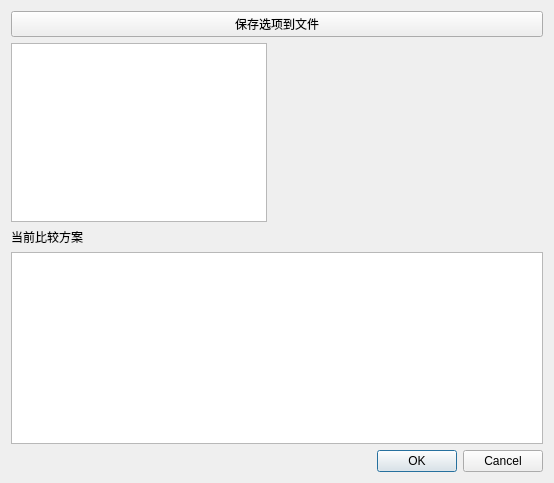
<?xml version="1.0" encoding="UTF-8"?>
<ui version="4.0">
 <class>SelDispCombo</class>
 <widget class="QDialog" name="SelDispCombo">
  <property name="geometry">
   <rect>
    <x>0</x>
    <y>0</y>
    <width>554</width>
    <height>483</height>
   </rect>
  </property>
  <property name="sizePolicy">
   <sizepolicy hsizetype="Expanding" vsizetype="Expanding">
    <horstretch>0</horstretch>
    <verstretch>0</verstretch>
   </sizepolicy>
  </property>
  <property name="windowTitle">
   <string>Dialog</string>
  </property>
  <layout class="QVBoxLayout" name="verticalLayout_2">
   <item>
    <widget class="QPushButton" name="mSaveToFileBtn">
     <property name="text">
      <string>保存选项到文件</string>
     </property>
    </widget>
   </item>
   <item>
    <layout class="QVBoxLayout" name="verticalLayout">
     <item>
      <layout class="QHBoxLayout" name="horizontalLayout">
       <item>
        <widget class="QListWidget" name="mParaListWidget">
         <property name="sizePolicy">
          <sizepolicy hsizetype="Minimum" vsizetype="Expanding">
           <horstretch>0</horstretch>
           <verstretch>0</verstretch>
          </sizepolicy>
         </property>
        </widget>
       </item>
       <item>
        <widget class="QStackedWidget" name="mStackedWidget">
         <property name="sizePolicy">
          <sizepolicy hsizetype="Expanding" vsizetype="Expanding">
           <horstretch>0</horstretch>
           <verstretch>0</verstretch>
          </sizepolicy>
         </property>
        </widget>
       </item>
      </layout>
     </item>
     <item>
      <widget class="QLabel" name="label">
       <property name="text">
        <string>当前比较方案</string>
       </property>
      </widget>
     </item>
     <item>
      <widget class="QListWidget" name="mSelectedSchemeWidget">
       <property name="sizePolicy">
        <sizepolicy hsizetype="Expanding" vsizetype="Minimum">
         <horstretch>0</horstretch>
         <verstretch>0</verstretch>
        </sizepolicy>
       </property>
      </widget>
     </item>
     <item>
      <widget class="QDialogButtonBox" name="buttonBox">
       <property name="sizePolicy">
        <sizepolicy hsizetype="Expanding" vsizetype="Maximum">
         <horstretch>0</horstretch>
         <verstretch>0</verstretch>
        </sizepolicy>
       </property>
       <property name="orientation">
        <enum>Qt::Horizontal</enum>
       </property>
       <property name="standardButtons">
        <set>QDialogButtonBox::Cancel|QDialogButtonBox::Ok</set>
       </property>
      </widget>
     </item>
    </layout>
   </item>
  </layout>
 </widget>
 <resources/>
 <connections>
  <connection>
   <sender>buttonBox</sender>
   <signal>accepted()</signal>
   <receiver>SelDispCombo</receiver>
   <slot>accept()</slot>
   <hints>
    <hint type="sourcelabel">
     <x>248</x>
     <y>254</y>
    </hint>
    <hint type="destinationlabel">
     <x>157</x>
     <y>274</y>
    </hint>
   </hints>
  </connection>
  <connection>
   <sender>buttonBox</sender>
   <signal>rejected()</signal>
   <receiver>SelDispCombo</receiver>
   <slot>reject()</slot>
   <hints>
    <hint type="sourcelabel">
     <x>316</x>
     <y>260</y>
    </hint>
    <hint type="destinationlabel">
     <x>286</x>
     <y>274</y>
    </hint>
   </hints>
  </connection>
 </connections>
</ui>
